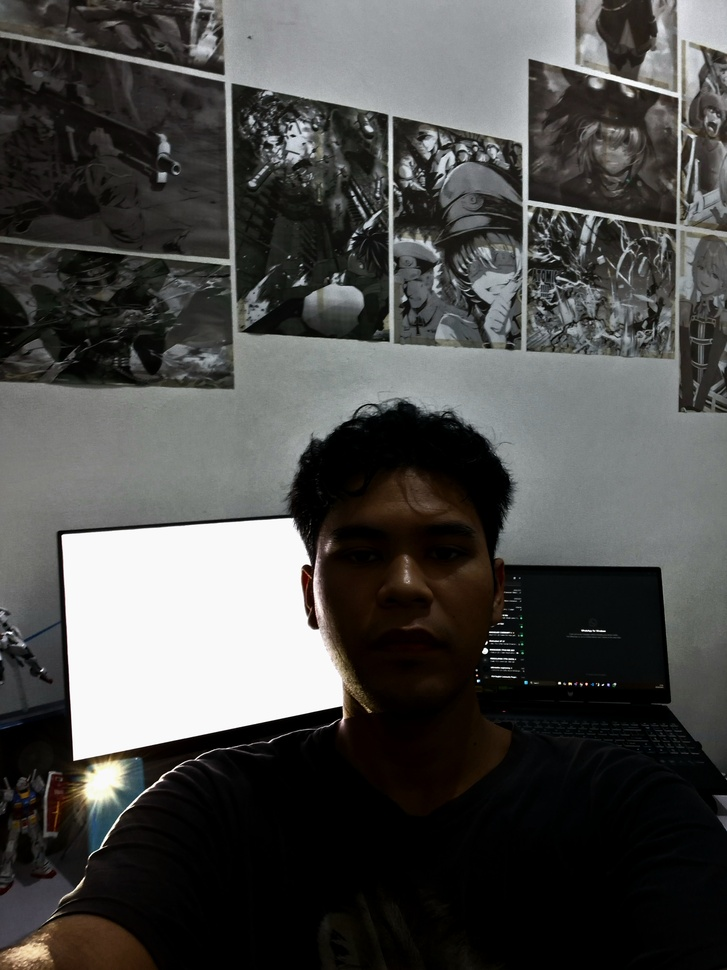
#> input picture UTS_202331015/gambar2.jpg, 727 x 970 px, shrunk from 3000 x 4000 before the run
$ jupyter execute 'UTS PCD No.3.ipynb'
#> lines starting #> are read from the running program, lines starting #| are printed output that depends on the picture
[cell 1]
import cv2
import numpy as np
import matplotlib.pyplot as plt

[cell 2]
# Membaca gambar
image_path = 'gambar2.jpg'
image_backlight = cv2.imread(image_path)
#> image_backlight is the input picture: shape (970, 727, 3); mean B, G, R 72.9, 74.7, 74.8

[cell 3]
# Konversi gambar menjadi grayscale
image_gray = cv2.cvtColor(image_backlight, cv2.COLOR_BGR2GRAY)

[cell 4]
# Meningkatkan kecerahan gambar
image_bright = cv2.convertScaleAbs(image_gray, alpha=1.5, beta=50)
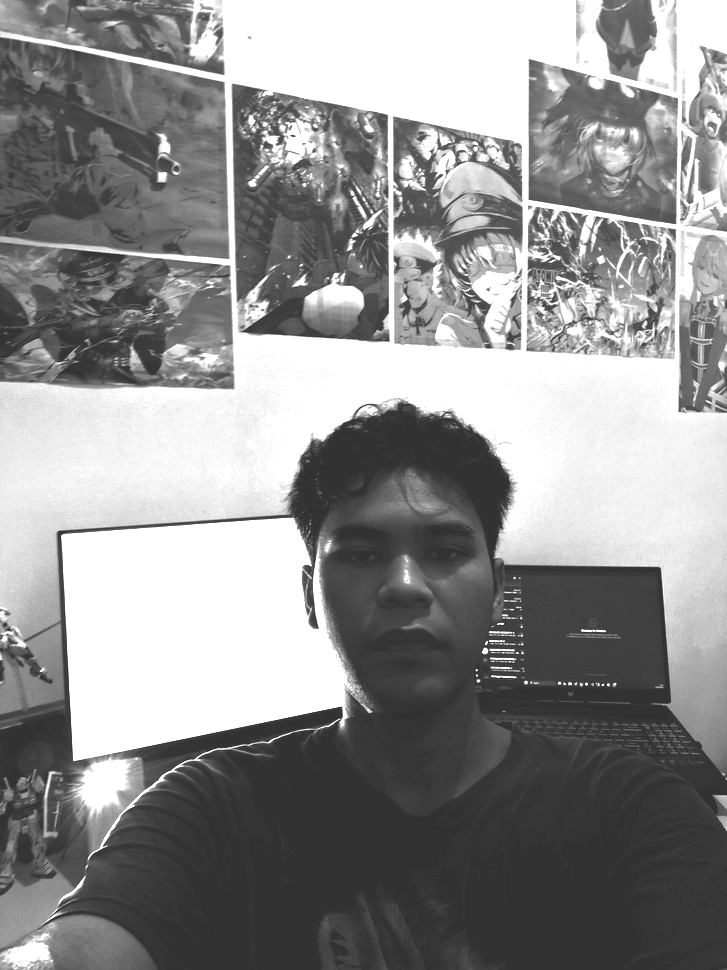
#> image_bright: shape (970, 727); min 50, max 255, mean 144.1

[cell 5]
# Meningkatkan kontras menggunakan histogram equalization
image_contrast = cv2.equalizeHist(image_bright)
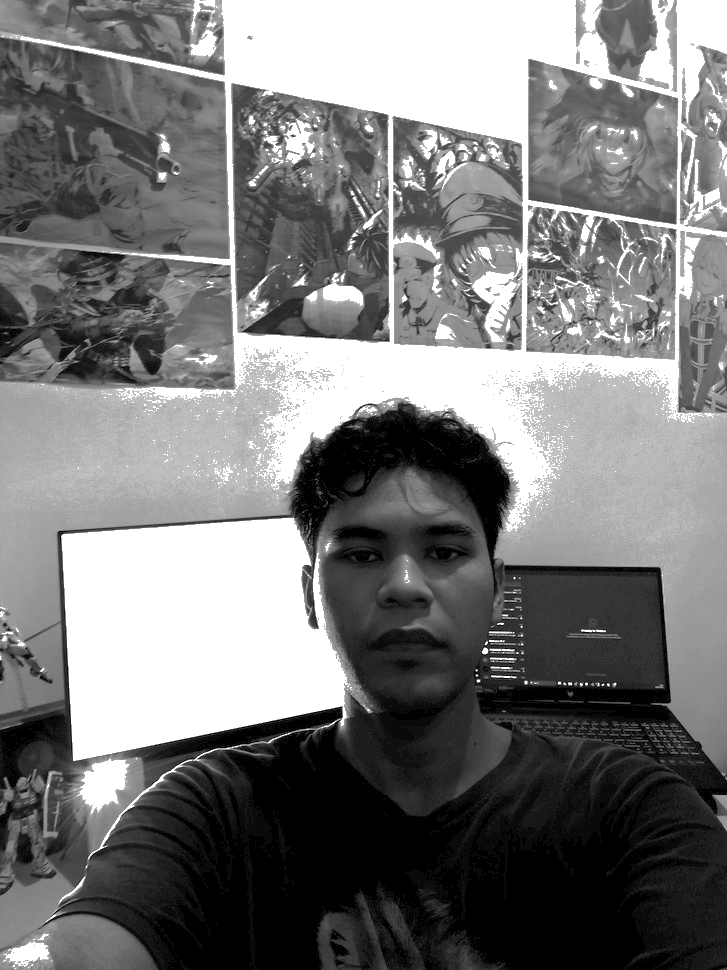
#> image_contrast: shape (970, 727); min 0, max 255, mean 121.1

[cell 6]
# Menampilkan gambar asli, grayscale, brightened, dan contrast-enhanced
fig, axes = plt.subplots(2, 2, figsize=(12, 10))

# Tampilkan gambar asli
axes[0, 0].imshow(cv2.cvtColor(image_backlight, cv2.COLOR_BGR2RGB))
axes[0, 0].set_title("Gambar Asli")
axes[0, 0].axis('off')

# Tampilkan gambar grayscale
axes[0, 1].imshow(image_gray, cmap='gray')
axes[0, 1].set_title("Gambar Gray")
axes[0, 1].axis('off')

# Tampilkan gambar yang dipercerah (brightened)
axes[1, 0].imshow(image_bright, cmap='gray')
axes[1, 0].set_title("Gambar Dipercerah")
axes[1, 0].axis('off')

# Tampilkan gambar yang diperkontras (contrast-enhanced)
axes[1, 1].imshow(image_contrast, cmap='gray')
axes[1, 1].set_title("Gambar dikontraskan")
axes[1, 1].axis('off')

plt.tight_layout()
plt.show()
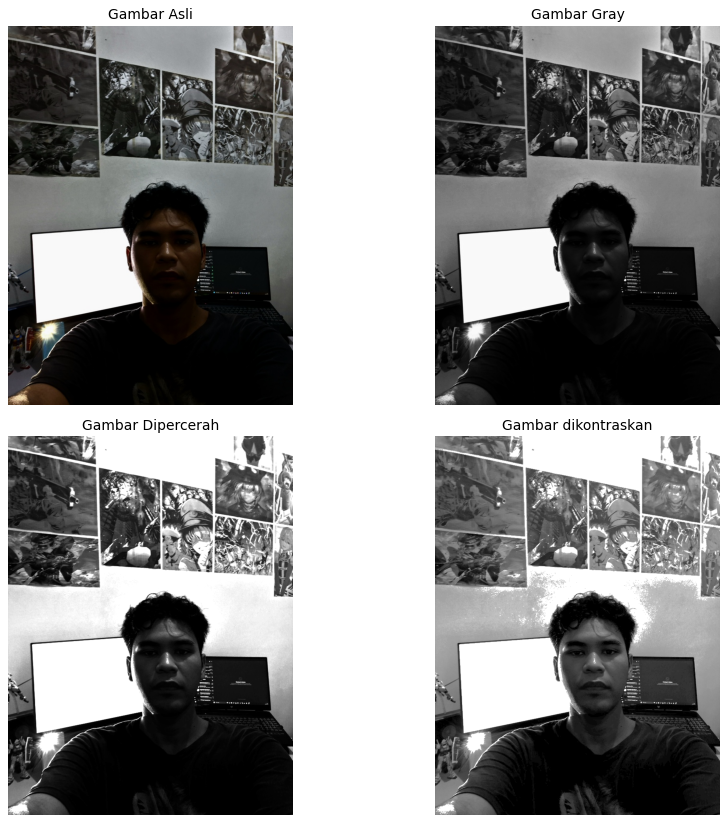
#> figure drawn by matplotlib, 4 panels
